Frame 1 (no input): blank canvas, image omitted
Frame 60 (no input): blank canvas, image omitted
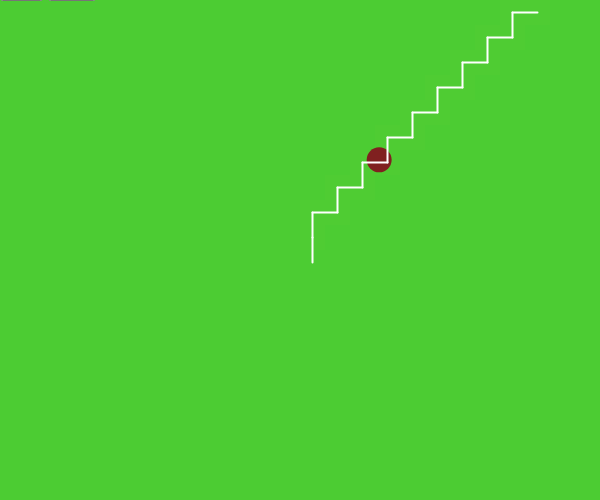
Frame 120 (the mouse pressed at the canvas centre since frame 60)

The p5.js sketch whose frames 1 and 60 were blank and that drew this single picture after the mouse press (run headless with seeded random() and noise() and a simulated clock; from frame 60 on, the mouse is pressed at the canvas centre):

// p5.js sketch
// ── sketch.js
const GRID_SIZE = 25;
const GRID_WIDTH = 24;
const GRID_HEIGHT = 20;
const NUMAGENTS = 0;

//index i*WIDTH+j
//k%WIDTH to get i

let agents = [];
let tiles = [];
let path = [];
let treads = {};
let canvas;
let slider, buttonStop, buttonClear

function setup() {
	canvas = createCanvas(GRID_WIDTH*GRID_SIZE,GRID_HEIGHT*GRID_SIZE);
	canvas.position(2, 50);
	canvas.mousePressed(createAgentAtClick);
	frameRate(30);

	setupControls();

	colorMode(HSB);
	background(0);
	noStroke();

	//init array of Tiles with GRID_SIZE
	let index = 0;
	for(let i=0; i<height; i+=GRID_SIZE){
		for(let j=0; j<width; j+=GRID_SIZE){
			tiles.push(new Tile(j, i, index));
			index++;
		}
	}
	console.log(tiles);
	//init list of NUMAGENTS agents 
	for(let i=0; i<NUMAGENTS; i++){
		let r = random(0,4);
		if(r<1){
			agents.push(new Agent(0, random(0, height))); //left
		}else if(r<2){
			agents.push(new Agent(random(0,width), 0)); //top
		}else if(r<3){
			agents.push(new Agent(width, random(0,height))); //right
		}else{
			agents.push(new Agent(random(0,height), height)); //bottom
		}
	}
	

}

function setupControls(){
	buttonStop = createButton("Stop");
	buttonStop.position(2, 30);
	buttonStop.mousePressed(removeAgents);

	buttonClear = createButton("Clear");
	buttonClear.position(50, 30);
	buttonClear.mousePressed(clearTiles);

	slider = createSlider(1, 20, 2);
	slider.position(150,30);
	slider.style('width', '150px');
}

function createAgentAtClick(){
	console.log("click",mouseX,mouseY);
	agents.push(new Agent(mouseX, mouseY));

	let k = tileToIndex( (mouseY/GRID_SIZE)|0, (mouseX/GRID_SIZE)|0)

	if(k in treads){
		treads[k] -= 1;
	}else{
		treads[k] = 110;
	}
}

function removeAgents(){
	agents.length = 0;
}

function clearTiles(){
	for(k in treads){
		treads[k] = 110;
	}
}

function tileToIndex(i,j){
	return (i*GRID_WIDTH+j)
}

function indexToTile(k){
	return [(k/GRID_WIDTH)|0, k%GRID_WIDTH]
}

function tileToPos(k){
	let [i,j] = indexToTile(k);
	return [i*GRID_SIZE, j*GRID_SIZE];
}

function getNeighbors(k){
	let [i,j] = indexToTile(k);
	let neighbors = [];
	if(i>0){
		neighbors.push(tileToIndex(i-1, j));
	}
	if(i<GRID_HEIGHT-1){
		neighbors.push(tileToIndex(i+1, j));
	}
	if(j>0){
		neighbors.push(tileToIndex(i, j-1));
	}
	if(j<GRID_WIDTH-1){
		neighbors.push(tileToIndex(i, j+1));
	}
	return neighbors;
}

function getTraversalCost(k){
	if (k in treads){
		return treads[k];
	}
	return 110;
}

function search(start, dest){
	let q = new PriorityQueue();
	q.push(start, 0);

	let previous = {};
	let cost_so_far = {};
	previous[start] = null;
	cost_so_far[start] = 0;

	while(q.size() > 0){
		let current = q.pop();

		if(current == dest){
			let path = []
			while(current != null){
				path.push(current);
				current = previous[current];
			}
			return path;
		}

		let neighbors = getNeighbors(current);
		let current_cost = cost_so_far[current]
		for(let i=0; i<neighbors.length; i++){
			let next = neighbors[i];
			let new_cost = current_cost + getTraversalCost(next);

			if(cost_so_far[next] == undefined || new_cost < cost_so_far[next]){
				cost_so_far[next] = new_cost;
				let priority = -new_cost
				q.push(next, priority);
				previous[next] = current;
			}
		}
	}
}

function draw() {
	//frameRate(slider.value());
	for (let i=0; i<tiles.length; i++){
		if(i in treads){
			tiles[i].green = treads[i];
		}
		
// 		if(agents.length > 0){
// 			for(let j = 0; j<agents.length; j++){
// 				a = agents[j];

// 				if(a.x < tiles[i].x+GRID_SIZE+2 && 
// 				a.x+GRID_SIZE+2 > tiles[i].x &&
// 				a.y < tiles[i].y+GRID_SIZE+2 &&
// 				a.y+GRID_SIZE+2 > tiles[i].y){
					
// 					if(i in treads){
// 						treads[i] -=1;
// 					}else{
// 						treads[i] = 110;
// 					}
// 				}
//			}
//		}
		tiles[i].display();
	}

	if(agents.length > 0){
		for(let i = 0; i<agents.length; i++){
			let a = agents[i];
			a.move();
			a.display();
			a.showPath();

			//spawn new agent after going off screen;
			if(a.x > width || a.x < 0 || a.y > height || a.y < 0){
				let r = random(0,4);
				if(r<1){
					agents[i] = new Agent(0, random(0, height)); //left
				}else if(r<2){
					agents[i] = new Agent(random(0,width), 0); //top
				}else if(r<3){
					agents[i] = new Agent(width, random(0,height)); //right
				}else{
					agents[i] = new Agent(random(0,height), height); //bottom
				}

			}
		}
	}
	//let path = search(0, 100);
	//console.log(path);
	//drawPath(path);

}

function drawPath(path){
	stroke(255);
	strokeWeight(2);
	for(let i=0; i<path.length-1; i++){
		let [ai, aj] = indexToTile(path[i]);
		let [bi, bj] = indexToTile(path[i+1]);
		//console.log(b);

		line((aj*GRID_SIZE)+GRID_SIZE/2, 
			(ai*GRID_SIZE)+GRID_SIZE/2, 
			(bj*GRID_SIZE)+GRID_SIZE/2, 
			(bi*GRID_SIZE)+GRID_SIZE/2);
	}
	noStroke();
}

function markPathTread(path){
	for(let i=0; i<path.length-1; i++){
		if(path[i] in treads){
			treads[path[i]] -=5;
		}else{
			treads[path[i]] = 109;
		}
	}
}

//---OBJECTS---

//Agent class
function Agent(ix, iy){
	this.x = ix;
	this.y = iy;
	this.start = tileToIndex((this.y/GRID_SIZE)|0,(this.x/GRID_SIZE)|0);
	this.path = search(this.start, Math.floor(Math.random() * GRID_WIDTH));
	markPathTread(this.path);
	console.log(tileToPos(this.path[0]));

	this.xDest = random(0, width);
	this.yDest = random(0, height);
	this.xSpeed = (this.xDest - this.x);
	this.ySpeed = (this.yDest - this.y);
	let factor = slider.value()/Math.sqrt(this.xSpeed * this.xSpeed + this.ySpeed * this.ySpeed);
	this.xSpeed *= factor;
	this.ySpeed *= factor;


	this.display = function() {
		fill(0, 75, 50);
		ellipseMode(CENTER);
    	ellipse(this.x, this.y, GRID_SIZE, GRID_SIZE);
  	};
		
	this.move = function(){
		this.x += this.xSpeed// + random(-1,1);
		this.y += this.ySpeed// + random(-1,1);
	};

	this.showPath = function(){
		drawPath(this.path);
	}
};

//Tile class
function Tile(ix, jy, ii){
	this.x = ix;
	this.y = jy;
	this.i = ii;
	this.green = 110;


	this.display = function(){
		fill(this.green, 75, 80);
		rect(this.x,this.y,GRID_SIZE, GRID_SIZE);
	};
};

function PriorityQueue() {
  this.data = []
}

PriorityQueue.prototype.push = function(element, priority) {
  priority = +priority
  for (var i = 0; i < this.data.length && this.data[i][1] > priority; i++);
  this.data.splice(i, 0, [element, priority])
}

PriorityQueue.prototype.pop = function() {
  return this.data.shift()[0]
}

PriorityQueue.prototype.size = function() {
  return this.data.length
}
// ── graph.js
function Graph() {
  this.vertices = [];
  this.edges = [];
  this.numberOfEdges = 0;
}

Graph.prototype.addVertex = function(vertex) {
  this.vertices.push(vertex);
  this.edges[vertex] = [];
};
Graph.prototype.removeVertex = function(vertex) {
  var index = this.vertices.indexOf(vertex);
  if(~index) {
    this.vertices.splice(index, 1);
  }
  while(this.edges[vertex].length) {
    var adjacentVertex = this.edges[vertex].pop();
    this.removeEdge(adjacentVertex, vertex);
  }
};
Graph.prototype.addEdge = function(vertex1, vertex2) {
  this.edges[vertex1].push(vertex2);
  this.edges[vertex2].push(vertex1);
  this.numberOfEdges++;
};
Graph.prototype.removeEdge = function(vertex1, vertex2) {
  var index1 = this.edges[vertex1] ? this.edges[vertex1].indexOf(vertex2) : -1;
  var index2 = this.edges[vertex2] ? this.edges[vertex2].indexOf(vertex1) : -1;
  if(~index1) {
    this.edges[vertex1].splice(index1, 1);
    this.numberOfEdges--;
  }
  if(~index2) {
    this.edges[vertex2].splice(index2, 1);
  }
};
Graph.prototype.size = function() {
  return this.vertices.length;
};
Graph.prototype.relations = function() {
  return this.numberOfEdges;
};
Graph.prototype.traverseDFS = function(vertex, fn) {
  if(!~this.vertices.indexOf(vertex)) {
    return console.log('Vertex not found');
  }
  var visited = [];
  this._traverseDFS(vertex, visited, fn);
};
Graph.prototype._traverseDFS = function(vertex, visited, fn) {
  visited[vertex] = true;
  if(this.edges[vertex] !== undefined) {
    fn(vertex);
  }
  for(var i = 0; i < this.edges[vertex].length; i++) {
    if(!visited[this.edges[vertex][i]]) {
      this._traverseDFS(this.edges[vertex][i], visited, fn);
    }
  }
};
Graph.prototype.traverseBFS = function(vertex, fn) {
  if(!~this.vertices.indexOf(vertex)) {
    return console.log('Vertex not found');
  }
  var queue = [];
  queue.push(vertex);
  var visited = [];
  visited[vertex] = true;

  while(queue.length) {
    vertex = queue.shift();
    fn(vertex);
    for(var i = 0; i < this.edges[vertex].length; i++) {
      if(!visited[this.edges[vertex][i]]) {
        visited[this.edges[vertex][i]] = true;
        queue.push(this.edges[vertex][i]);
      }
    }
  }
};
Graph.prototype.pathFromTo = function(vertexSource, vertexDestination) {
  if(!~this.vertices.indexOf(vertexSource)) {
    return console.log('Vertex not found');
  }
  var queue = [];
  queue.push(vertexSource);
  var visited = [];
  visited[vertexSource] = true;
  var paths = [];

  while(queue.length) {
    var vertex = queue.shift();
    for(var i = 0; i < this.edges[vertex].length; i++) {
      if(!visited[this.edges[vertex][i]]) {
        visited[this.edges[vertex][i]] = true;
        queue.push(this.edges[vertex][i]);
        // save paths between vertices
        paths[this.edges[vertex][i]] = vertex;
      }
    }
  }
  if(!visited[vertexDestination]) {
    return undefined;
  }

  var path = [];
  for(var j = vertexDestination; j != vertexSource; j = paths[j]) {
    path.push(j);
  }
  path.push(j);
  return path.reverse();
};
Graph.prototype.print = function() {
  console.log(this.vertices.map(function(vertex) {
    return (vertex + ' -> ' + this.edges[vertex].join(', ')).trim();
  }, this).join(' | '));
};
// ── history.html
<html>
  <head>
    <script src="p5.min.js"></script>
    <script src="p5.dom.js"></script>
    

  </head>
  <body>
  </body>
  	<script src="sketch.js"></script>

  	<div id="controls">
  		<p>History Simulation for Path Erosion</p>
    </div>
    
  </body>
</html>
